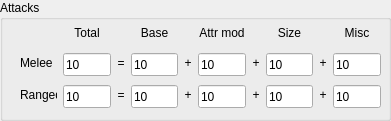
   <widget class="QGroupBox" name="AttacksBox">
    <property name="geometry">
     <rect>
      <x>840</x>
      <y>160</y>
      <width>391</width>
      <height>121</height>
     </rect>
    </property>
    <property name="title">
     <string>Attacks</string>
    </property>
    <widget class="QWidget" name="layoutWidget">
     <property name="geometry">
      <rect>
       <x>20</x>
       <y>20</y>
       <width>361</width>
       <height>91</height>
      </rect>
     </property>
     <layout class="QGridLayout" name="AttacksLayout">
      <item row="0" column="1">
       <widget class="QLabel" name="attacks_total_label">
        <property name="minimumSize">
         <size>
          <width>39</width>
          <height>17</height>
         </size>
        </property>
        <property name="maximumSize">
         <size>
          <width>16777215</width>
          <height>20</height>
         </size>
        </property>
        <property name="text">
         <string>Total</string>
        </property>
        <property name="alignment">
         <set>Qt::AlignCenter</set>
        </property>
       </widget>
      </item>
      <item row="0" column="3">
       <widget class="QLabel" name="attacks_base_label">
        <property name="minimumSize">
         <size>
          <width>39</width>
          <height>17</height>
         </size>
        </property>
        <property name="maximumSize">
         <size>
          <width>16777215</width>
          <height>20</height>
         </size>
        </property>
        <property name="text">
         <string>Base</string>
        </property>
        <property name="alignment">
         <set>Qt::AlignCenter</set>
        </property>
       </widget>
      </item>
      <item row="0" column="5">
       <widget class="QLabel" name="attacks_attr_mod_label">
        <property name="minimumSize">
         <size>
          <width>40</width>
          <height>17</height>
         </size>
        </property>
        <property name="maximumSize">
         <size>
          <width>16777215</width>
          <height>20</height>
         </size>
        </property>
        <property name="text">
         <string>Attr mod</string>
        </property>
        <property name="alignment">
         <set>Qt::AlignCenter</set>
        </property>
       </widget>
      </item>
      <item row="0" column="7">
       <widget class="QLabel" name="attacks_size_label">
        <property name="minimumSize">
         <size>
          <width>39</width>
          <height>17</height>
         </size>
        </property>
        <property name="maximumSize">
         <size>
          <width>16777215</width>
          <height>20</height>
         </size>
        </property>
        <property name="text">
         <string>Size</string>
        </property>
        <property name="alignment">
         <set>Qt::AlignCenter</set>
        </property>
       </widget>
      </item>
      <item row="0" column="9">
       <widget class="QLabel" name="attacks_misc_label">
        <property name="minimumSize">
         <size>
          <width>39</width>
          <height>17</height>
         </size>
        </property>
        <property name="maximumSize">
         <size>
          <width>16777215</width>
          <height>20</height>
         </size>
        </property>
        <property name="text">
         <string>Misc</string>
        </property>
        <property name="alignment">
         <set>Qt::AlignCenter</set>
        </property>
       </widget>
      </item>
      <item row="1" column="0">
       <widget class="QLabel" name="attacks_melee_label">
        <property name="minimumSize">
         <size>
          <width>37</width>
          <height>20</height>
         </size>
        </property>
        <property name="maximumSize">
         <size>
          <width>47</width>
          <height>20</height>
         </size>
        </property>
        <property name="text">
         <string>Melee</string>
        </property>
       </widget>
      </item>
      <item row="1" column="1">
       <widget class="QLineEdit" name="attacks_melee_total">
        <property name="minimumSize">
         <size>
          <width>39</width>
          <height>23</height>
         </size>
        </property>
        <property name="maximumSize">
         <size>
          <width>167</width>
          <height>20</height>
         </size>
        </property>
        <property name="text">
         <string>10</string>
        </property>
       </widget>
      </item>
      <item row="1" column="2">
       <widget class="QLabel" name="_eq_sign">
        <property name="minimumSize">
         <size>
          <width>8</width>
          <height>10</height>
         </size>
        </property>
        <property name="maximumSize">
         <size>
          <width>10</width>
          <height>20</height>
         </size>
        </property>
        <property name="text">
         <string>=</string>
        </property>
        <property name="alignment">
         <set>Qt::AlignCenter</set>
        </property>
       </widget>
      </item>
      <item row="1" column="3">
       <widget class="QLineEdit" name="attacks_melee_base">
        <property name="minimumSize">
         <size>
          <width>39</width>
          <height>23</height>
         </size>
        </property>
        <property name="maximumSize">
         <size>
          <width>167</width>
          <height>20</height>
         </size>
        </property>
        <property name="text">
         <string>10</string>
        </property>
       </widget>
      </item>
      <item row="1" column="4">
       <widget class="QLabel" name="_plus_sign_16">
        <property name="minimumSize">
         <size>
          <width>8</width>
          <height>10</height>
         </size>
        </property>
        <property name="maximumSize">
         <size>
          <width>10</width>
          <height>20</height>
         </size>
        </property>
        <property name="text">
         <string>+</string>
        </property>
        <property name="alignment">
         <set>Qt::AlignCenter</set>
        </property>
       </widget>
      </item>
      <item row="1" column="5">
       <widget class="QLineEdit" name="attacks_melee_attr_mod">
        <property name="minimumSize">
         <size>
          <width>40</width>
          <height>23</height>
         </size>
        </property>
        <property name="maximumSize">
         <size>
          <width>167</width>
          <height>20</height>
         </size>
        </property>
        <property name="text">
         <string>10</string>
        </property>
       </widget>
      </item>
      <item row="1" column="6">
       <widget class="QLabel" name="_plus_sign_17">
        <property name="minimumSize">
         <size>
          <width>8</width>
          <height>10</height>
         </size>
        </property>
        <property name="maximumSize">
         <size>
          <width>10</width>
          <height>20</height>
         </size>
        </property>
        <property name="text">
         <string>+</string>
        </property>
        <property name="alignment">
         <set>Qt::AlignCenter</set>
        </property>
       </widget>
      </item>
      <item row="1" column="7">
       <widget class="QLineEdit" name="attacks_melee_size">
        <property name="minimumSize">
         <size>
          <width>39</width>
          <height>23</height>
         </size>
        </property>
        <property name="maximumSize">
         <size>
          <width>167</width>
          <height>20</height>
         </size>
        </property>
        <property name="text">
         <string>10</string>
        </property>
       </widget>
      </item>
      <item row="1" column="8">
       <widget class="QLabel" name="_plus_sign_18">
        <property name="minimumSize">
         <size>
          <width>8</width>
          <height>10</height>
         </size>
        </property>
        <property name="maximumSize">
         <size>
          <width>10</width>
          <height>20</height>
         </size>
        </property>
        <property name="text">
         <string>+</string>
        </property>
        <property name="alignment">
         <set>Qt::AlignCenter</set>
        </property>
       </widget>
      </item>
      <item row="1" column="9">
       <widget class="QLineEdit" name="attacks_melee_misc">
        <property name="minimumSize">
         <size>
          <width>39</width>
          <height>23</height>
         </size>
        </property>
        <property name="maximumSize">
         <size>
          <width>167</width>
          <height>20</height>
         </size>
        </property>
        <property name="text">
         <string>10</string>
        </property>
       </widget>
      </item>
      <item row="2" column="0">
       <widget class="QLabel" name="attacks_ranged_label">
        <property name="minimumSize">
         <size>
          <width>37</width>
          <height>20</height>
         </size>
        </property>
        <property name="maximumSize">
         <size>
          <width>47</width>
          <height>20</height>
         </size>
        </property>
        <property name="text">
         <string>Ranged</string>
        </property>
       </widget>
      </item>
      <item row="2" column="1">
       <widget class="QLineEdit" name="attacks_ranged_total">
        <property name="minimumSize">
         <size>
          <width>39</width>
          <height>23</height>
         </size>
        </property>
        <property name="maximumSize">
         <size>
          <width>167</width>
          <height>20</height>
         </size>
        </property>
        <property name="text">
         <string>10</string>
        </property>
       </widget>
      </item>
      <item row="2" column="2">
       <widget class="QLabel" name="_eq_sign_2">
        <property name="minimumSize">
         <size>
          <width>8</width>
          <height>10</height>
         </size>
        </property>
        <property name="maximumSize">
         <size>
          <width>10</width>
          <height>20</height>
         </size>
        </property>
        <property name="text">
         <string>=</string>
        </property>
        <property name="alignment">
         <set>Qt::AlignCenter</set>
        </property>
       </widget>
      </item>
      <item row="2" column="3">
       <widget class="QLineEdit" name="attacks_ranged_base">
        <property name="minimumSize">
         <size>
          <width>39</width>
          <height>23</height>
         </size>
        </property>
        <property name="maximumSize">
         <size>
          <width>167</width>
          <height>20</height>
         </size>
        </property>
        <property name="text">
         <string>10</string>
        </property>
       </widget>
      </item>
      <item row="2" column="4">
       <widget class="QLabel" name="_plus_sign_19">
        <property name="minimumSize">
         <size>
          <width>8</width>
          <height>10</height>
         </size>
        </property>
        <property name="maximumSize">
         <size>
          <width>10</width>
          <height>20</height>
         </size>
        </property>
        <property name="text">
         <string>+</string>
        </property>
        <property name="alignment">
         <set>Qt::AlignCenter</set>
        </property>
       </widget>
      </item>
      <item row="2" column="5">
       <widget class="QLineEdit" name="attacks_ranged_attr_mod">
        <property name="minimumSize">
         <size>
          <width>40</width>
          <height>23</height>
         </size>
        </property>
        <property name="maximumSize">
         <size>
          <width>167</width>
          <height>20</height>
         </size>
        </property>
        <property name="text">
         <string>10</string>
        </property>
       </widget>
      </item>
      <item row="2" column="6">
       <widget class="QLabel" name="_plus_sign_20">
        <property name="minimumSize">
         <size>
          <width>8</width>
          <height>10</height>
         </size>
        </property>
        <property name="maximumSize">
         <size>
          <width>10</width>
          <height>20</height>
         </size>
        </property>
        <property name="text">
         <string>+</string>
        </property>
        <property name="alignment">
         <set>Qt::AlignCenter</set>
        </property>
       </widget>
      </item>
      <item row="2" column="7">
       <widget class="QLineEdit" name="attacks_ranged_size">
        <property name="minimumSize">
         <size>
          <width>39</width>
          <height>23</height>
         </size>
        </property>
        <property name="maximumSize">
         <size>
          <width>167</width>
          <height>20</height>
         </size>
        </property>
        <property name="text">
         <string>10</string>
        </property>
       </widget>
      </item>
      <item row="2" column="8">
       <widget class="QLabel" name="_plus_sign_21">
        <property name="minimumSize">
         <size>
          <width>8</width>
          <height>10</height>
         </size>
        </property>
        <property name="maximumSize">
         <size>
          <width>10</width>
          <height>20</height>
         </size>
        </property>
        <property name="text">
         <string>+</string>
        </property>
        <property name="alignment">
         <set>Qt::AlignCenter</set>
        </property>
       </widget>
      </item>
      <item row="2" column="9">
       <widget class="QLineEdit" name="attacks_ranged_misc">
        <property name="minimumSize">
         <size>
          <width>39</width>
          <height>23</height>
         </size>
        </property>
        <property name="maximumSize">
         <size>
          <width>167</width>
          <height>20</height>
         </size>
        </property>
        <property name="text">
         <string>10</string>
        </property>
       </widget>
      </item>
     </layout>
    </widget>
   </widget>
